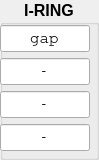
        <widget class="QGroupBox" name="groupBox_EPU_record_2">
         <property name="sizePolicy">
          <sizepolicy hsizetype="Preferred" vsizetype="Preferred">
           <horstretch>0</horstretch>
           <verstretch>0</verstretch>
          </sizepolicy>
         </property>
         <property name="font">
          <font>
           <pointsize>12</pointsize>
           <weight>75</weight>
           <bold>true</bold>
           <kerning>true</kerning>
          </font>
         </property>
         <property name="title">
          <string>I-RING</string>
         </property>
         <property name="alignment">
          <set>Qt::AlignHCenter|Qt::AlignTop</set>
         </property>
         <widget class="QLineEdit" name="lineEdit_plt_Iring">
          <property name="geometry">
           <rect>
            <x>0</x>
            <y>25</y>
            <width>90</width>
            <height>27</height>
           </rect>
          </property>
          <property name="sizePolicy">
           <sizepolicy hsizetype="Fixed" vsizetype="Fixed">
            <horstretch>0</horstretch>
            <verstretch>0</verstretch>
           </sizepolicy>
          </property>
          <property name="font">
           <font>
            <family>Courier</family>
            <pointsize>12</pointsize>
            <weight>50</weight>
            <bold>false</bold>
           </font>
          </property>
          <property name="statusTip">
           <string>optic 1</string>
          </property>
          <property name="whatsThis">
           <string>first optic title</string>
          </property>
          <property name="text">
           <string>gap</string>
          </property>
          <property name="alignment">
           <set>Qt::AlignCenter</set>
          </property>
         </widget>
         <widget class="QLineEdit" name="lineEdit_plt_EPU57_phase_2">
          <property name="geometry">
           <rect>
            <x>0</x>
            <y>58</y>
            <width>90</width>
            <height>27</height>
           </rect>
          </property>
          <property name="sizePolicy">
           <sizepolicy hsizetype="Fixed" vsizetype="Fixed">
            <horstretch>0</horstretch>
            <verstretch>0</verstretch>
           </sizepolicy>
          </property>
          <property name="font">
           <font>
            <family>Courier</family>
            <pointsize>12</pointsize>
            <weight>50</weight>
            <bold>false</bold>
           </font>
          </property>
          <property name="statusTip">
           <string>optic 1</string>
          </property>
          <property name="whatsThis">
           <string>first optic title</string>
          </property>
          <property name="text">
           <string>-</string>
          </property>
          <property name="alignment">
           <set>Qt::AlignCenter</set>
          </property>
         </widget>
         <widget class="QLineEdit" name="lineEdit_plt_EPU105_gap_2">
          <property name="enabled">
           <bool>true</bool>
          </property>
          <property name="geometry">
           <rect>
            <x>0</x>
            <y>91</y>
            <width>90</width>
            <height>27</height>
           </rect>
          </property>
          <property name="sizePolicy">
           <sizepolicy hsizetype="Fixed" vsizetype="Fixed">
            <horstretch>0</horstretch>
            <verstretch>0</verstretch>
           </sizepolicy>
          </property>
          <property name="font">
           <font>
            <family>Courier</family>
            <pointsize>12</pointsize>
            <weight>50</weight>
            <bold>false</bold>
           </font>
          </property>
          <property name="statusTip">
           <string>optic 1</string>
          </property>
          <property name="whatsThis">
           <string>first optic title</string>
          </property>
          <property name="text">
           <string>-</string>
          </property>
          <property name="frame">
           <bool>true</bool>
          </property>
          <property name="alignment">
           <set>Qt::AlignCenter</set>
          </property>
          <property name="clearButtonEnabled">
           <bool>false</bool>
          </property>
         </widget>
         <widget class="QLineEdit" name="lineEdit_plt_EPU105_phase_2">
          <property name="enabled">
           <bool>true</bool>
          </property>
          <property name="geometry">
           <rect>
            <x>0</x>
            <y>124</y>
            <width>90</width>
            <height>27</height>
           </rect>
          </property>
          <property name="sizePolicy">
           <sizepolicy hsizetype="Fixed" vsizetype="Fixed">
            <horstretch>0</horstretch>
            <verstretch>0</verstretch>
           </sizepolicy>
          </property>
          <property name="font">
           <font>
            <family>Courier</family>
            <pointsize>12</pointsize>
            <weight>50</weight>
            <bold>false</bold>
           </font>
          </property>
          <property name="statusTip">
           <string>optic 1</string>
          </property>
          <property name="whatsThis">
           <string>first optic title</string>
          </property>
          <property name="text">
           <string>-</string>
          </property>
          <property name="frame">
           <bool>true</bool>
          </property>
          <property name="alignment">
           <set>Qt::AlignCenter</set>
          </property>
         </widget>
        </widget>
